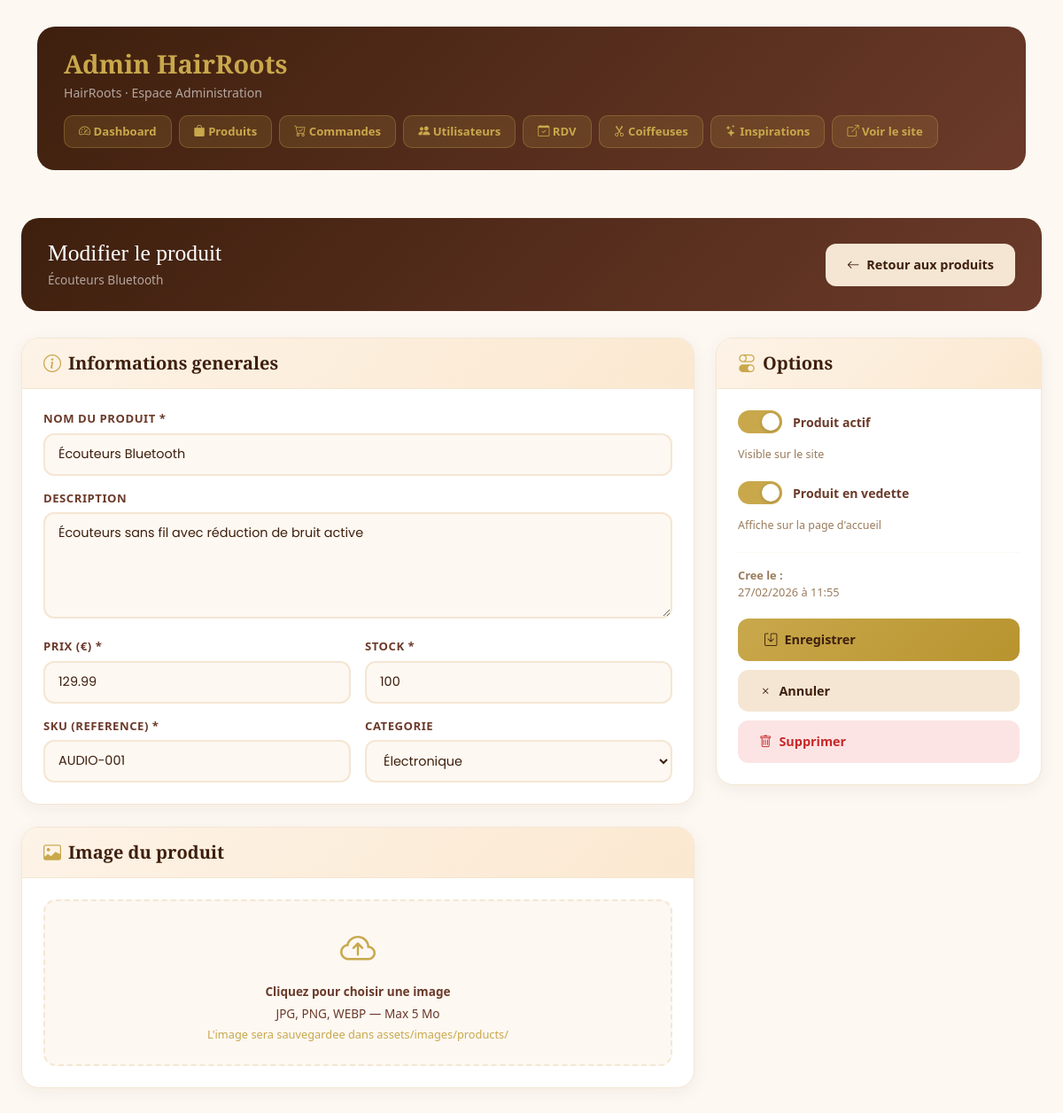
Page /admin/edit-products.php?id=2 (signed in) on the committed database.
### tables this page shows
CREATE TABLE IF NOT EXISTS products (
    id INT AUTO_INCREMENT PRIMARY KEY,
    category_id INT,
    name VARCHAR(200) NOT NULL,
    slug VARCHAR(200) UNIQUE NOT NULL,
    description TEXT,
    price DECIMAL(10, 2) NOT NULL,
    stock INT DEFAULT 0,
    image VARCHAR(255),
    images TEXT,
    sku VARCHAR(50) UNIQUE,
    active BOOLEAN DEFAULT TRUE,
    featured BOOLEAN DEFAULT FALSE,
    created_at TIMESTAMP DEFAULT CURRENT_TIMESTAMP,
    updated_at TIMESTAMP DEFAULT CURRENT_TIMESTAMP ON UPDATE CURRENT_TIMESTAMP,
    FOREIGN KEY (category_id) REFERENCES categories(id) ON DELETE SET NULL,
    INDEX idx_slug (slug),
    INDEX idx_category (category_id),
    INDEX idx_active (active)
);

CREATE TABLE IF NOT EXISTS categories (
    id INT AUTO_INCREMENT PRIMARY KEY,
    name VARCHAR(100) NOT NULL,
    slug VARCHAR(100) UNIQUE NOT NULL,
    description TEXT,
    image VARCHAR(255),
    parent_id INT DEFAULT NULL,
    active BOOLEAN DEFAULT TRUE,
    created_at TIMESTAMP DEFAULT CURRENT_TIMESTAMP,
    FOREIGN KEY (parent_id) REFERENCES categories(id) ON DELETE SET NULL
);

### admin/edit-products.php (the view, shortened to what this page needs)
<?php
require_once '../config/database.php';
$product_id = isset($_GET['id']) ? (int)$_GET['id'] : 0;
$stmt = $pdo->prepare("SELECT * FROM products WHERE id = ?");
$stmt->execute([$product_id]);
$product = $stmt->fetch();
$stmt = $pdo->query("SELECT * FROM categories ORDER BY name");
$categories = $stmt->fetchAll();
include 'header_admin.php';
?>
<div class="container-fluid py-4 px-4">
    <div class="page-header">
        <div>
            <h1>Modifier le produit</h1>
            <p style="color:rgba(255,255,255,0.6);margin:4px 0 0;font-size:0.85rem"><?= htmlspecialchars($product['name']) ?></p>
        </div>
        <a href="products.php" class="btn-back">
            <i class="bi bi-arrow-left"></i> Retour aux produits
        </a>
    </div>
    <form method="POST" enctype="multipart/form-data">
        <div class="row g-4">
            <div class="col-lg-8">
                <div class="form-card">
                    <div class="form-card-header">
                        <h5><i class="bi bi-info-circle me-2" style="color:var(--gold)"></i>Informations generales</h5>
                    </div>
                    <div class="form-card-body">
                        <div class="row g-3">
                            <div class="col-12">
                                <label class="form-label-custom">Nom du produit *</label>
                                <input type="text" name="name" class="form-control-custom" required
                                    value="<?= htmlspecialchars($product['name']) ?>">
                            </div>
                            <div class="col-12">
                                <label class="form-label-custom">Description</label>
                                <textarea name="description" class="form-control-custom"><?= htmlspecialchars($product['description'] ?? '') ?></textarea>
                            </div>
                            <div class="col-md-6">
                                <label class="form-label-custom">Prix (€) *</label>
                                <input type="number" name="price" class="form-control-custom"
                                    step="0.01" min="0" required value="<?= $product['price'] ?>">
                            </div>
                            <div class="col-md-6">
                                <label class="form-label-custom">Stock *</label>
                                <input type="number" name="stock" class="form-control-custom"
                                    min="0" required value="<?= $product['stock'] ?>">
                            </div>
                            <div class="col-md-6">
                                <label class="form-label-custom">SKU (Reference) *</label>
                                <input type="text" name="sku" class="form-control-custom" required
                                    value="<?= htmlspecialchars($product['sku']) ?>">
                            </div>
                            <div class="col-md-6">
                                <label class="form-label-custom">Categorie</label>
                                <select name="category_id" class="form-control-custom">
                                    <?php foreach($categories as $cat): ?>
                                    <option value="<?= $cat['id'] ?>"
                                        <?= ($product['category_id'] == $cat['id']) ? 'selected' : '' ?>>
                                        <?= htmlspecialchars($cat['name']) ?>
                                    </option>
                                    <?php endforeach; ?>
                                </select>
                            </div>
                        </div>
                    </div>
                </div>
                <div class="form-card">
                    <div class="form-card-header">
                        <h5><i class="bi bi-image me-2" style="color:var(--gold)"></i>Image du produit</h5>
                    </div>
                    <div class="form-card-body">
                        <div class="upload-zone" onclick="document.getElementById('imageInput').click()">
                            <label>
                                <div class="upload-icon"><i class="bi bi-cloud-arrow-up"></i></div>
                                <p><strong>Cliquez pour choisir une image</strong></p>
                                <p style="margin-top:4px">JPG, PNG, WEBP — Max 5 Mo</p>
                                <p style="margin-top:4px;color:var(--gold);font-size:0.8rem">
                                    L'image sera sauvegardee dans assets/images/products/
                                </p>
                            </label>
                        </div>
                    </div>
                </div>
            </div>
            <div class="col-lg-4">
                <div class="form-card">
                    <div class="form-card-header">
                        <h5><i class="bi bi-toggles me-2" style="color:var(--gold)"></i>Options</h5>
                    </div>
                    <div class="form-card-body">
                        <div class="toggle-wrap">
                            <label for="active" class="toggle-label"></label>
                            <span style="font-size:0.88rem;color:var(--medium);font-weight:600">Produit actif</span>
                        </div>
                        <p style="color:#9a7c5c;font-size:0.78rem;margin-bottom:20px">Visible sur le site</p>
                        <div class="toggle-wrap">
                            <label for="featured" class="toggle-label"></label>
                            <span style="font-size:0.88rem;color:var(--medium);font-weight:600">Produit en vedette</span>
                        </div>
                        <p style="color:#9a7c5c;font-size:0.78rem;margin-bottom:20px">Affiche sur la page d'accueil</p>
                        <hr style="border-color:var(--light)">
                        <p style="color:#9a7c5c;font-size:0.8rem;margin-bottom:20px">
                            <strong>Cree le :</strong><br>
                            <?= date('d/m/Y à H:i', strtotime($product['created_at'])) ?>
                        </p>
                        <div style="display:flex;flex-direction:column;gap:10px">
                            <button type="submit" class="btn-save">
                                <i class="bi bi-save"></i> Enregistrer
                            </button>
                            <a href="products.php" class="btn-back">
                                <i class="bi bi-x"></i> Annuler
                            </a>
                            <a href="delete-products.php?id=<?= $product['id'] ?>"
                               class="btn-delete"
                               onclick="return confirm('Supprimer ce produit ?')">
                                <i class="bi bi-trash"></i> Supprimer
                            </a>
                        </div>
                    </div>
                </div>
            </div>
        </div>
    </form>
</div>
<?php include 'footer_admin.php'; ?>

### admin/edit-products.php (style rules this page uses)
:root { --gold: #C9A84C; --orange: #C1622F; --dark: #3E1F0D; --medium: #6B3A2A; --light: #F5E6D3; --cream: #FDF8F2; }
.page-header { background: linear-gradient(135deg, var(--dark), var(--medium)); border-radius: 20px; padding: 25px 30px; margin-bottom: 30px; display: flex; align-items: center; justify-content: space-between; flex-wrap: wrap; gap: 15px; }
.page-header h1 { font-family: 'Playfair Display', serif; color: #fff; font-size: 1.6rem; margin: 0; }
.form-card { background: #fff; border-radius: 20px; border: 1px solid var(--light); box-shadow: 0 4px 20px rgba(62,31,13,0.06); overflow: hidden; margin-bottom: 25px; }
.form-card-header { background: linear-gradient(135deg, #FDF3E7, #FBE8D0); padding: 16px 24px; border-bottom: 1px solid var(--light); }
.form-card-header h5 { font-family: 'Playfair Display', serif; color: var(--dark); font-weight: 700; margin: 0; }
.form-card-body { padding: 24px; }
.form-label-custom { font-weight: 700; font-size: 0.82rem; color: var(--medium); text-transform: uppercase; letter-spacing: 0.04em; margin-bottom: 6px; display: block; }
.form-control-custom { width: 100%; padding: 11px 15px; border: 2px solid var(--light); border-radius: 12px; background: var(--cream); font-size: 0.9rem; color: var(--dark); outline: none; transition: border-color 0.2s; font-family: 'Poppins', sans-serif; }
select.form-control-custom { cursor: pointer; }
textarea.form-control-custom { resize: vertical; min-height: 120px; }
.upload-zone { border: 2px dashed var(--light); border-radius: 14px; padding: 24px; text-align: center; background: var(--cream); cursor: pointer; transition: all 0.3s; }
.upload-zone label { cursor: pointer; display: block; }
.upload-zone .upload-icon { font-size: 2.5rem; color: var(--gold); margin-bottom: 8px; }
.upload-zone p { color: var(--medium); font-size: 0.85rem; margin: 0; }
.toggle-wrap { display: flex; align-items: center; gap: 12px; margin-bottom: 15px; }
.toggle-label { width: 50px; height: 26px; background: #ddd; border-radius: 13px; position: relative; cursor: pointer; transition: background 0.3s; }
.toggle-label::after { content: ''; position: absolute; width: 20px; height: 20px; border-radius: 50%; background: #fff; top: 3px; left: 3px; transition: left 0.3s; box-shadow: 0 1px 4px rgba(0,0,0,0.2); }
.toggle-input:checked + .toggle-label { background: var(--gold); }
.toggle-input:checked + .toggle-label::after { left: 27px; }
.btn-save { background: linear-gradient(135deg, var(--gold), #b8942e); color: var(--dark); border: none; border-radius: 12px; padding: 13px 30px; font-size: 0.9rem; font-weight: 700; display: inline-flex; align-items: center; gap: 8px; cursor: pointer; transition: all 0.3s; }
.btn-back { background: var(--light); color: var(--dark); border: none; border-radius: 12px; padding: 13px 24px; font-size: 0.9rem; font-weight: 700; text-decoration: none; display: inline-flex; align-items: center; gap: 8px; transition: all 0.3s; }
.btn-delete { background: #FCE4E4; color: #C62828; border: none; border-radius: 12px; padding: 13px 24px; font-size: 0.9rem; font-weight: 700; text-decoration: none; display: inline-flex; align-items: center; gap: 8px; transition: all 0.3s; cursor: pointer; }

### rows in the picture
products: name "Écouteurs Bluetooth", description "Écouteurs sans fil avec réduction de bruit active", price "129.99", stock "100", sku "AUDIO-001", category_id "Électronique", created_at "27/02/2026 à 11:55"

### other values in the picture
$titres[$current_page] "Admin HairRoots"
